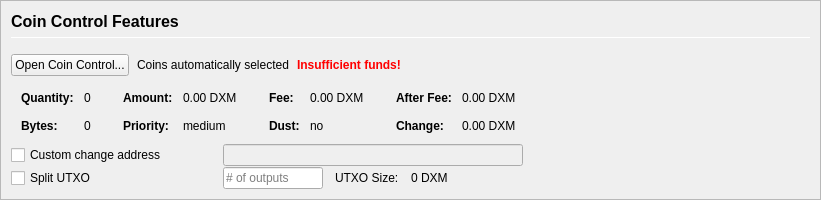
         <widget class="QFrame" name="frameCoinControl">
          <property name="sizePolicy">
           <sizepolicy hsizetype="Expanding" vsizetype="Expanding">
            <horstretch>0</horstretch>
            <verstretch>0</verstretch>
           </sizepolicy>
          </property>
          <property name="maximumSize">
           <size>
            <width>16777215</width>
            <height>16777215</height>
           </size>
          </property>
          <property name="frameShape">
           <enum>QFrame::StyledPanel</enum>
          </property>
          <property name="frameShadow">
           <enum>QFrame::Sunken</enum>
          </property>
          <layout class="QVBoxLayout" name="verticalLayoutCoinControl2">
           <property name="spacing">
            <number>0</number>
           </property>
           <property name="leftMargin">
            <number>0</number>
           </property>
           <property name="topMargin">
            <number>0</number>
           </property>
           <property name="rightMargin">
            <number>0</number>
           </property>
           <property name="bottomMargin">
            <number>0</number>
           </property>
           <item>
            <widget class="QFrame" name="frameCoinControl_BG">
             <layout class="QVBoxLayout" name="verticalLayoutCoinControl" stretch="0,0,0,0,0,0">
              <property name="spacing">
               <number>1</number>
              </property>
              <property name="leftMargin">
               <number>10</number>
              </property>
              <property name="topMargin">
               <number>10</number>
              </property>
              <item>
               <layout class="QHBoxLayout" name="horizontalLayoutCoinControl1">
                <property name="bottomMargin">
                 <number>15</number>
                </property>
                <item>
                 <layout class="QVBoxLayout" name="verticalLayout_3">
                  <property name="spacing">
                   <number>6</number>
                  </property>
                  <item>
                   <widget class="QLabel" name="labelCoinControlFeatures">
                    <property name="sizePolicy">
                     <sizepolicy hsizetype="Preferred" vsizetype="Maximum">
                      <horstretch>0</horstretch>
                      <verstretch>0</verstretch>
                     </sizepolicy>
                    </property>
                    <property name="minimumSize">
                     <size>
                      <width>0</width>
                      <height>20</height>
                     </size>
                    </property>
                    <property name="font">
                     <font>
                      <pointsize>12</pointsize>
                      <weight>75</weight>
                      <bold>true</bold>
                     </font>
                    </property>
                    <property name="styleSheet">
                     <string notr="true">font-weight:bold;</string>
                    </property>
                    <property name="text">
                     <string>Coin Control Features</string>
                    </property>
                   </widget>
                  </item>
                  <item>
                   <widget class="Line" name="line">
                    <property name="minimumSize">
                     <size>
                      <width>0</width>
                      <height>1</height>
                     </size>
                    </property>
                    <property name="maximumSize">
                     <size>
                      <width>16777215</width>
                      <height>1</height>
                     </size>
                    </property>
                    <property name="orientation">
                     <enum>Qt::Horizontal</enum>
                    </property>
                   </widget>
                  </item>
                 </layout>
                </item>
               </layout>
              </item>
              <item>
               <layout class="QHBoxLayout" name="horizontalLayoutCoinControl2" stretch="0,0,0,0">
                <property name="spacing">
                 <number>8</number>
                </property>
                <property name="bottomMargin">
                 <number>10</number>
                </property>
                <item>
                 <widget class="QPushButton" name="pushButtonCoinControl">
                  <property name="styleSheet">
                   <string notr="true"/>
                  </property>
                  <property name="text">
                   <string>Open Coin Control...</string>
                  </property>
                  <property name="autoDefault">
                   <bool>false</bool>
                  </property>
                 </widget>
                </item>
                <item>
                 <widget class="QLabel" name="labelCoinControlAutomaticallySelected">
                  <property name="text">
                   <string>Coins automatically selected</string>
                  </property>
                  <property name="margin">
                   <number>5</number>
                  </property>
                 </widget>
                </item>
                <item>
                 <widget class="QLabel" name="labelCoinControlInsuffFunds">
                  <property name="font">
                   <font>
                    <weight>75</weight>
                    <bold>true</bold>
                   </font>
                  </property>
                  <property name="styleSheet">
                   <string notr="true">color:red;font-weight:bold;</string>
                  </property>
                  <property name="text">
                   <string>Insufficient funds!</string>
                  </property>
                  <property name="margin">
                   <number>5</number>
                  </property>
                 </widget>
                </item>
                <item>
                 <spacer name="horizontalSpacerCoinControl">
                  <property name="orientation">
                   <enum>Qt::Horizontal</enum>
                  </property>
                  <property name="sizeHint" stdset="0">
                   <size>
                    <width>40</width>
                    <height>1</height>
                   </size>
                  </property>
                 </spacer>
                </item>
               </layout>
              </item>
              <item>
               <widget class="QWidget" name="widgetCoinControl" native="true">
                <property name="sizePolicy">
                 <sizepolicy hsizetype="Preferred" vsizetype="Preferred">
                  <horstretch>0</horstretch>
                  <verstretch>0</verstretch>
                 </sizepolicy>
                </property>
                <property name="minimumSize">
                 <size>
                  <width>0</width>
                  <height>0</height>
                 </size>
                </property>
                <property name="styleSheet">
                 <string notr="true"/>
                </property>
                <layout class="QHBoxLayout" name="horizontalLayoutCoinControl5">
                 <property name="leftMargin">
                  <number>0</number>
                 </property>
                 <property name="topMargin">
                  <number>0</number>
                 </property>
                 <property name="rightMargin">
                  <number>0</number>
                 </property>
                 <property name="bottomMargin">
                  <number>0</number>
                 </property>
                 <item>
                  <layout class="QHBoxLayout" name="horizontalLayoutCoinControl3" stretch="0,0,0,1">
                   <property name="spacing">
                    <number>20</number>
                   </property>
                   <property name="topMargin">
                    <number>0</number>
                   </property>
                   <property name="bottomMargin">
                    <number>10</number>
                   </property>
                   <item>
                    <layout class="QFormLayout" name="formLayoutCoinControl1">
                     <property name="horizontalSpacing">
                      <number>10</number>
                     </property>
                     <property name="verticalSpacing">
                      <number>14</number>
                     </property>
                     <property name="leftMargin">
                      <number>10</number>
                     </property>
                     <property name="topMargin">
                      <number>4</number>
                     </property>
                     <property name="rightMargin">
                      <number>6</number>
                     </property>
                     <item row="0" column="0">
                      <widget class="QLabel" name="labelCoinControlQuantityText">
                       <property name="font">
                        <font>
                         <weight>75</weight>
                         <bold>true</bold>
                        </font>
                       </property>
                       <property name="text">
                        <string>Quantity:</string>
                       </property>
                       <property name="margin">
                        <number>0</number>
                       </property>
                      </widget>
                     </item>
                     <item row="0" column="1">
                      <widget class="QLabel" name="labelCoinControlQuantity">
                       <property name="cursor">
                        <cursorShape>IBeamCursor</cursorShape>
                       </property>
                       <property name="contextMenuPolicy">
                        <enum>Qt::ActionsContextMenu</enum>
                       </property>
                       <property name="text">
                        <string notr="true">0</string>
                       </property>
                       <property name="margin">
                        <number>0</number>
                       </property>
                       <property name="textInteractionFlags">
                        <set>Qt::LinksAccessibleByMouse|Qt::TextSelectableByKeyboard|Qt::TextSelectableByMouse</set>
                       </property>
                      </widget>
                     </item>
                     <item row="1" column="0">
                      <widget class="QLabel" name="labelCoinControlBytesText">
                       <property name="font">
                        <font>
                         <weight>75</weight>
                         <bold>true</bold>
                        </font>
                       </property>
                       <property name="text">
                        <string>Bytes:</string>
                       </property>
                      </widget>
                     </item>
                     <item row="1" column="1">
                      <widget class="QLabel" name="labelCoinControlBytes">
                       <property name="cursor">
                        <cursorShape>IBeamCursor</cursorShape>
                       </property>
                       <property name="contextMenuPolicy">
                        <enum>Qt::ActionsContextMenu</enum>
                       </property>
                       <property name="text">
                        <string notr="true">0</string>
                       </property>
                       <property name="textInteractionFlags">
                        <set>Qt::LinksAccessibleByMouse|Qt::TextSelectableByKeyboard|Qt::TextSelectableByMouse</set>
                       </property>
                      </widget>
                     </item>
                    </layout>
                   </item>
                   <item>
                    <layout class="QFormLayout" name="formLayoutCoinControl2">
                     <property name="horizontalSpacing">
                      <number>10</number>
                     </property>
                     <property name="verticalSpacing">
                      <number>14</number>
                     </property>
                     <property name="leftMargin">
                      <number>6</number>
                     </property>
                     <property name="topMargin">
                      <number>4</number>
                     </property>
                     <property name="rightMargin">
                      <number>6</number>
                     </property>
                     <item row="0" column="0">
                      <widget class="QLabel" name="labelCoinControlAmountText">
                       <property name="font">
                        <font>
                         <weight>75</weight>
                         <bold>true</bold>
                        </font>
                       </property>
                       <property name="text">
                        <string>Amount:</string>
                       </property>
                       <property name="margin">
                        <number>0</number>
                       </property>
                      </widget>
                     </item>
                     <item row="0" column="1">
                      <widget class="QLabel" name="labelCoinControlAmount">
                       <property name="cursor">
                        <cursorShape>IBeamCursor</cursorShape>
                       </property>
                       <property name="contextMenuPolicy">
                        <enum>Qt::ActionsContextMenu</enum>
                       </property>
                       <property name="text">
                        <string notr="true">0.00 DXM</string>
                       </property>
                       <property name="textInteractionFlags">
                        <set>Qt::LinksAccessibleByMouse|Qt::TextSelectableByKeyboard|Qt::TextSelectableByMouse</set>
                       </property>
                      </widget>
                     </item>
                     <item row="1" column="0">
                      <widget class="QLabel" name="labelCoinControlPriorityText">
                       <property name="font">
                        <font>
                         <weight>75</weight>
                         <bold>true</bold>
                        </font>
                       </property>
                       <property name="text">
                        <string>Priority:</string>
                       </property>
                      </widget>
                     </item>
                     <item row="1" column="1">
                      <widget class="QLabel" name="labelCoinControlPriority">
                       <property name="cursor">
                        <cursorShape>IBeamCursor</cursorShape>
                       </property>
                       <property name="contextMenuPolicy">
                        <enum>Qt::ActionsContextMenu</enum>
                       </property>
                       <property name="text">
                        <string>medium</string>
                       </property>
                       <property name="textInteractionFlags">
                        <set>Qt::LinksAccessibleByMouse|Qt::TextSelectableByKeyboard|Qt::TextSelectableByMouse</set>
                       </property>
                      </widget>
                     </item>
                    </layout>
                   </item>
                   <item>
                    <layout class="QFormLayout" name="formLayoutCoinControl3">
                     <property name="horizontalSpacing">
                      <number>10</number>
                     </property>
                     <property name="verticalSpacing">
                      <number>14</number>
                     </property>
                     <property name="leftMargin">
                      <number>6</number>
                     </property>
                     <property name="topMargin">
                      <number>4</number>
                     </property>
                     <property name="rightMargin">
                      <number>6</number>
                     </property>
                     <item row="0" column="0">
                      <widget class="QLabel" name="labelCoinControlFeeText">
                       <property name="font">
                        <font>
                         <weight>75</weight>
                         <bold>true</bold>
                        </font>
                       </property>
                       <property name="text">
                        <string>Fee:</string>
                       </property>
                       <property name="margin">
                        <number>0</number>
                       </property>
                      </widget>
                     </item>
                     <item row="0" column="1">
                      <widget class="QLabel" name="labelCoinControlFee">
                       <property name="cursor">
                        <cursorShape>IBeamCursor</cursorShape>
                       </property>
                       <property name="contextMenuPolicy">
                        <enum>Qt::ActionsContextMenu</enum>
                       </property>
                       <property name="text">
                        <string notr="true">0.00 DXM</string>
                       </property>
                       <property name="textInteractionFlags">
                        <set>Qt::LinksAccessibleByMouse|Qt::TextSelectableByKeyboard|Qt::TextSelectableByMouse</set>
                       </property>
                      </widget>
                     </item>
                     <item row="1" column="0">
                      <widget class="QLabel" name="labelCoinControlLowOutputText">
                       <property name="font">
                        <font>
                         <weight>75</weight>
                         <bold>true</bold>
                        </font>
                       </property>
                       <property name="text">
                        <string>Dust:</string>
                       </property>
                      </widget>
                     </item>
                     <item row="1" column="1">
                      <widget class="QLabel" name="labelCoinControlLowOutput">
                       <property name="cursor">
                        <cursorShape>IBeamCursor</cursorShape>
                       </property>
                       <property name="contextMenuPolicy">
                        <enum>Qt::ActionsContextMenu</enum>
                       </property>
                       <property name="text">
                        <string>no</string>
                       </property>
                       <property name="textInteractionFlags">
                        <set>Qt::LinksAccessibleByMouse|Qt::TextSelectableByKeyboard|Qt::TextSelectableByMouse</set>
                       </property>
                      </widget>
                     </item>
                    </layout>
                   </item>
                   <item>
                    <layout class="QFormLayout" name="formLayoutCoinControl4">
                     <property name="horizontalSpacing">
                      <number>10</number>
                     </property>
                     <property name="verticalSpacing">
                      <number>14</number>
                     </property>
                     <property name="leftMargin">
                      <number>6</number>
                     </property>
                     <property name="topMargin">
                      <number>4</number>
                     </property>
                     <property name="rightMargin">
                      <number>6</number>
                     </property>
                     <item row="0" column="0">
                      <widget class="QLabel" name="labelCoinControlAfterFeeText">
                       <property name="font">
                        <font>
                         <weight>75</weight>
                         <bold>true</bold>
                        </font>
                       </property>
                       <property name="text">
                        <string>After Fee:</string>
                       </property>
                       <property name="margin">
                        <number>0</number>
                       </property>
                      </widget>
                     </item>
                     <item row="0" column="1">
                      <widget class="QLabel" name="labelCoinControlAfterFee">
                       <property name="cursor">
                        <cursorShape>IBeamCursor</cursorShape>
                       </property>
                       <property name="contextMenuPolicy">
                        <enum>Qt::ActionsContextMenu</enum>
                       </property>
                       <property name="text">
                        <string notr="true">0.00 DXM</string>
                       </property>
                       <property name="textInteractionFlags">
                        <set>Qt::LinksAccessibleByMouse|Qt::TextSelectableByKeyboard|Qt::TextSelectableByMouse</set>
                       </property>
                      </widget>
                     </item>
                     <item row="1" column="0">
                      <widget class="QLabel" name="labelCoinControlChangeText">
                       <property name="font">
                        <font>
                         <weight>75</weight>
                         <bold>true</bold>
                        </font>
                       </property>
                       <property name="text">
                        <string>Change:</string>
                       </property>
                      </widget>
                     </item>
                     <item row="1" column="1">
                      <widget class="QLabel" name="labelCoinControlChange">
                       <property name="cursor">
                        <cursorShape>IBeamCursor</cursorShape>
                       </property>
                       <property name="contextMenuPolicy">
                        <enum>Qt::ActionsContextMenu</enum>
                       </property>
                       <property name="text">
                        <string notr="true">0.00 DXM</string>
                       </property>
                       <property name="textInteractionFlags">
                        <set>Qt::LinksAccessibleByMouse|Qt::TextSelectableByKeyboard|Qt::TextSelectableByMouse</set>
                       </property>
                      </widget>
                     </item>
                    </layout>
                   </item>
                  </layout>
                 </item>
                </layout>
               </widget>
              </item>
              <item>
               <layout class="QHBoxLayout" name="horizontalLayoutCoinControl4">
                <property name="spacing">
                 <number>12</number>
                </property>
                <property name="sizeConstraint">
                 <enum>QLayout::SetDefaultConstraint</enum>
                </property>
                <property name="topMargin">
                 <number>0</number>
                </property>
                <property name="rightMargin">
                 <number>0</number>
                </property>
                <item>
                 <widget class="QCheckBox" name="checkBoxCoinControlChange">
                  <property name="sizePolicy">
                   <sizepolicy hsizetype="Preferred" vsizetype="Preferred">
                    <horstretch>0</horstretch>
                    <verstretch>0</verstretch>
                   </sizepolicy>
                  </property>
                  <property name="minimumSize">
                   <size>
                    <width>200</width>
                    <height>0</height>
                   </size>
                  </property>
                  <property name="maximumSize">
                   <size>
                    <width>200</width>
                    <height>16777215</height>
                   </size>
                  </property>
                  <property name="toolTip">
                   <string>If this is activated, but the change address is empty or invalid, change will be sent to a newly generated address.</string>
                  </property>
                  <property name="text">
                   <string>Custom change address</string>
                  </property>
                 </widget>
                </item>
                <item>
                 <widget class="QValidatedLineEdit" name="lineEditCoinControlChange">
                  <property name="enabled">
                   <bool>false</bool>
                  </property>
                  <property name="sizePolicy">
                   <sizepolicy hsizetype="Preferred" vsizetype="Preferred">
                    <horstretch>0</horstretch>
                    <verstretch>0</verstretch>
                   </sizepolicy>
                  </property>
                  <property name="minimumSize">
                   <size>
                    <width>300</width>
                    <height>0</height>
                   </size>
                  </property>
                 </widget>
                </item>
                <item>
                 <widget class="QLabel" name="labelCoinControlChangeLabel">
                  <property name="sizePolicy">
                   <sizepolicy hsizetype="Preferred" vsizetype="Preferred">
                    <horstretch>0</horstretch>
                    <verstretch>0</verstretch>
                   </sizepolicy>
                  </property>
                  <property name="minimumSize">
                   <size>
                    <width>100</width>
                    <height>0</height>
                   </size>
                  </property>
                  <property name="text">
                   <string/>
                  </property>
                  <property name="margin">
                   <number>3</number>
                  </property>
                 </widget>
                </item>
               </layout>
              </item>
              <item>
               <layout class="QHBoxLayout" name="horizontalLayoutCoinControl6">
                <property name="spacing">
                 <number>12</number>
                </property>
                <property name="rightMargin">
                 <number>0</number>
                </property>
                <item>
                 <widget class="QCheckBox" name="splitBlockCheckBox">
                  <property name="sizePolicy">
                   <sizepolicy hsizetype="Preferred" vsizetype="Preferred">
                    <horstretch>0</horstretch>
                    <verstretch>0</verstretch>
                   </sizepolicy>
                  </property>
                  <property name="minimumSize">
                   <size>
                    <width>200</width>
                    <height>0</height>
                   </size>
                  </property>
                  <property name="maximumSize">
                   <size>
                    <width>200</width>
                    <height>16777215</height>
                   </size>
                  </property>
                  <property name="text">
                   <string>Split UTXO</string>
                  </property>
                 </widget>
                </item>
                <item>
                 <widget class="QLineEdit" name="splitBlockLineEdit">
                  <property name="sizePolicy">
                   <sizepolicy hsizetype="Preferred" vsizetype="Preferred">
                    <horstretch>50</horstretch>
                    <verstretch>0</verstretch>
                   </sizepolicy>
                  </property>
                  <property name="minimumSize">
                   <size>
                    <width>100</width>
                    <height>0</height>
                   </size>
                  </property>
                  <property name="maximumSize">
                   <size>
                    <width>100</width>
                    <height>16777215</height>
                   </size>
                  </property>
                  <property name="placeholderText">
                   <string># of outputs</string>
                  </property>
                 </widget>
                </item>
                <item>
                 <widget class="QLabel" name="labelBlockSizeText">
                  <property name="text">
                   <string>UTXO Size:</string>
                  </property>
                 </widget>
                </item>
                <item>
                 <widget class="QLabel" name="labelBlockSize">
                  <property name="text">
                   <string>0 DXM</string>
                  </property>
                 </widget>
                </item>
                <item>
                 <spacer name="horizontalSpacer_7">
                  <property name="orientation">
                   <enum>Qt::Horizontal</enum>
                  </property>
                  <property name="sizeHint" stdset="0">
                   <size>
                    <width>40</width>
                    <height>20</height>
                   </size>
                  </property>
                 </spacer>
                </item>
               </layout>
              </item>
              <item>
               <spacer name="verticalSpacerCoinControl">
                <property name="orientation">
                 <enum>Qt::Vertical</enum>
                </property>
                <property name="sizeHint" stdset="0">
                 <size>
                  <width>800</width>
                  <height>1</height>
                 </size>
                </property>
               </spacer>
              </item>
             </layout>
            </widget>
           </item>
          </layout>
         </widget>
